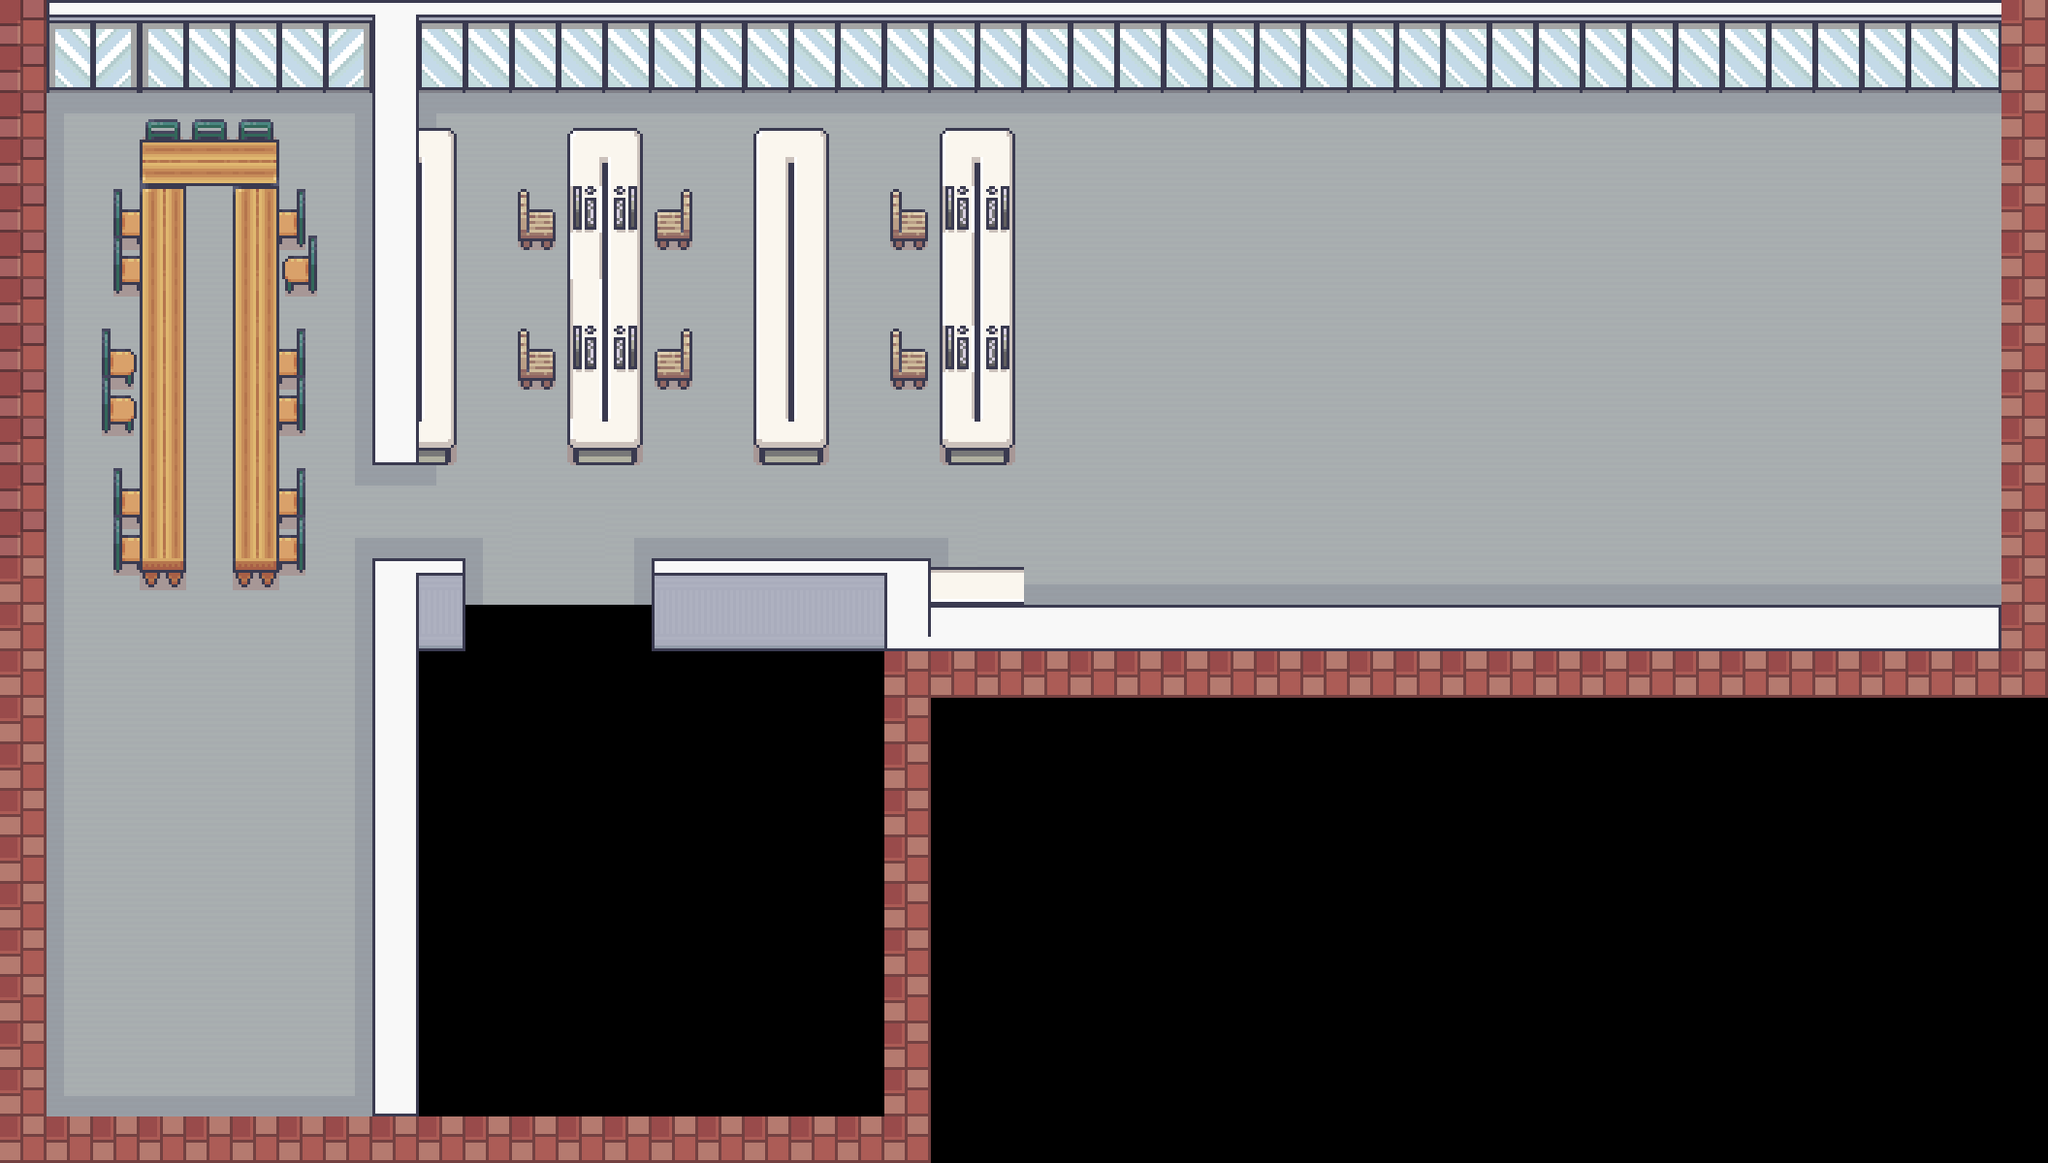

Rendered tile map (Tiled .tmx) drawn with the repository's tilesets; below, a short description and the map source with its tile grids summarised:
An orthogonal 44x25 tile map with 48x48 px tiles, 5 tile layers (Sol, Mur, Meuble_B, Meuble_H, ...), 2 tilesets.

<map version="1.10" tiledversion="1.11.2" orientation="orthogonal" renderorder="right-down" width="44" height="25" tilewidth="48" tileheight="48" infinite="0" nextlayerid="9" nextobjectid="1">
 <tileset firstgid="1" source="tuile/tuile.tsx" />
 <tileset firstgid="1425" source="tuile/tuile_exterieur.tsx" />
 <layer id="4" name="Sol" width="44" height="25">
  <data>[1100 cells, 523 non-empty, 5 distinct tile ids]</data>
 </layer>
 <layer id="7" name="Mur" width="44" height="25">
  <data>[1100 cells, 186 non-empty, 10 distinct tile ids]</data>
 </layer>
 <layer id="6" name="Meuble_B" width="44" height="25">
  <data>[1100 cells, 67 non-empty, 10 distinct tile ids]</data>
 </layer>
 <layer id="1" name="Meuble_H" width="44" height="25">
  <data>[1100 cells, 139 non-empty, 17 distinct tile ids]</data>
 </layer>
 <layer id="8" name="Meuble_T" width="44" height="25">
  <data>[1100 cells, 0 non-empty, 0 distinct tile ids]</data>
 </layer>
</map>
